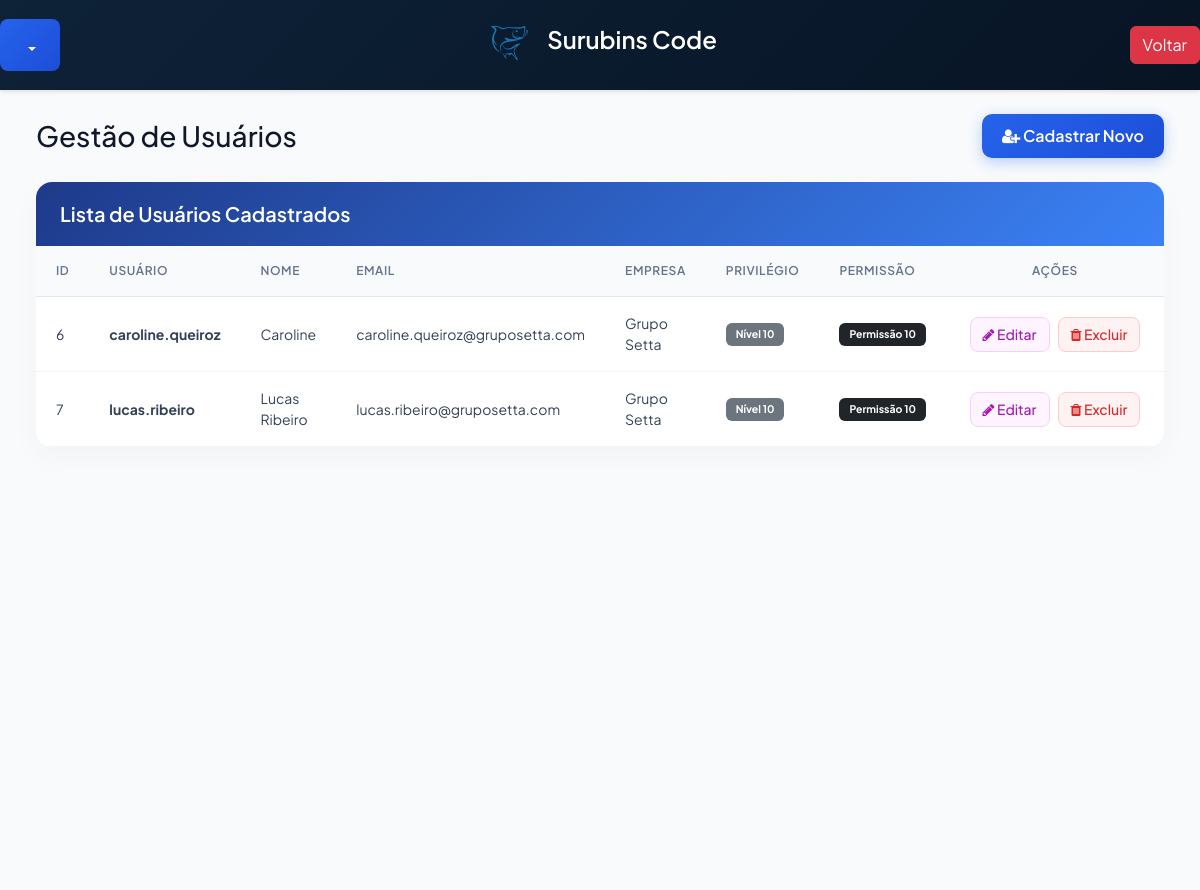
The app's page /src/pages/cadusu/CadUsu.php with its own data.
### tables this page shows
CREATE TABLE `cadusu` (
  `id` int(4) NOT NULL,
  `nome` varchar(225) NOT NULL,
  `usuario` varchar(255) NOT NULL,
  `senha` varchar(255) NOT NULL,
  `email` varchar(255) NOT NULL,
  `empresa` varchar(225) NOT NULL,
  `privilegio` int(10) NOT NULL,
  `permissao` int(10) NOT NULL
);

### src/controllers/UserController.php (called while the page is built, shortened)
<?php
	require_once __Dir__ . '/../classes/User.php';
	class UserController{
		private $user;
		public function __construct($pdo){
			$this->user = new User($pdo);
		}
		public function inicio(){
			return $this->user->read();
		}
	}
?>

### src/classes/User.php (called while the page is built, shortened)
<?php
class User{
	private $pdo;
	public function __construct($pdo){
		$this->pdo = $pdo;
	}
	public function read(){
		$sql = "SELECT * FROM cadusu ";
		$stmt = $this->pdo->query($sql);
		return $stmt->fetchAll(PDO::FETCH_ASSOC);
	}
}

### src/pages/cadusu/CadUsu.php (the view, shortened to what this page needs)
<?php
    require_once __DIR__ . '../../../../config/conexao.php';
    require_once __DIR__ . '/../../controllers/UserController.php';
    $userController = new UserController($pdo);
    $users = $userController->inicio();
?>
<!DOCTYPE html>
<html lang="pt-BR">
<head>
    <link rel="stylesheet" href="https://cdn.jsdelivr.net/npm/bootstrap@5.3.8/dist/css/bootstrap.min.css">
    <link rel="stylesheet" href="https://cdn.lineicons.com/5.0/lineicons.css">
    <link rel="stylesheet" href="https://cdnjs.cloudflare.com/ajax/libs/font-awesome/4.7.0/css/font-awesome.min.css">
    <link rel="stylesheet" href="../../../Paginas/style.css?v=<?= time() ?>">
</head>
<body>
    <?php include '../../comum/navibar.php'; ?>
    <div class="wrapper">
        <div class="main p-4">
            <div class="container mb-4 d-flex justify-content-between align-items-center">
                <h1 class="h3 font-weight-bold" style="color: #0f172a; margin: 0;">Gestão de Usuários</h1>
                <button id="openPopup" class="btn-create-trigger"><i class="fa fa-user-plus"></i> Cadastrar Novo</button>
            </div>
            <div class="container">
                <div class="card">
                    <div class="card-header">
                        <h3>Lista de Usuários Cadastrados</h3>
                    </div>
                    <div class="card-body p-0">
                        <div class="table-responsive">
                            <table class="table table-hover">
                                <thead>
                                    <tr>
                                        <th>ID</th>
                                        <th>USUÁRIO</th>
                                        <th>NOME</th>
                                        <th>EMAIL</th>
                                        <th>EMPRESA</th>
                                        <th>PRIVILÉGIO</th>
                                        <th>PERMISSÃO</th>
                                        <th class="text-center" style="width: 220px;">AÇÕES</th>
                                    </tr>
                                </thead>
                                <tbody>
                                <?php foreach ($users as $user): ?>
                                    <tr>
                                        <td><?= htmlspecialchars($user['id']) ?></td>
                                        <td><strong><?= htmlspecialchars($user['usuario']) ?></strong></td>
                                        <td><?= htmlspecialchars($user['nome']) ?></td>
                                        <td><?= htmlspecialchars($user['email']) ?></td>
                                        <td><?= htmlspecialchars($user['empresa']) ?></td>
                                        <td><span class="badge bg-secondary" style="padding: 6px 10px; border-radius: 6px;">Nível <?= htmlspecialchars($user['privilegio']) ?></span></td>
                                        <td><span class="badge bg-dark" style="padding: 6px 10px; border-radius: 6px;">Permissão <?= htmlspecialchars($user['permissao']) ?></span></td>
                                        <td class="text-center">
                                            <div class="d-flex justify-content-center gap-2">
                                                <button class="btn-action-edit edit-btn"
                                                    data-id="<?= htmlspecialchars($user['id'] ?? '') ?>"
                                                    data-usuario="<?= htmlspecialchars($user['usuario'] ?? '') ?>"
                                                    data-nome="<?= htmlspecialchars($user['nome'] ?? '') ?>"
                                                    data-email="<?= htmlspecialchars($user['email'] ?? '') ?>"
                                                    data-empresa="<?= htmlspecialchars($user['empresa'] ?? '') ?>"
                                                    data-privilegio="<?= htmlspecialchars($user['privilegio'] ?? '') ?>"
                                                    data-permissao="<?= htmlspecialchars($user['permissao'] ?? '') ?>">
                                                    <i class="fa fa-pencil"></i> Editar
                                                </button>
                                                <form style="display: inline;" method="POST" onsubmit="return confirm('Tem certeza que deseja excluir o usuário <?= htmlspecialchars(addslashes($user['nome'])) ?>?');">
                                                    <button type="submit" name="delete" class="btn-action-delete"><i class="fa fa-trash"></i> Excluir</button>
                                                </form>
                                            </div>
                                        </td>
                                    </tr>
                                <?php endforeach; ?>
                                </tbody>
                            </table>
                        </div>
                    </div>
                </div>
            </div>
        </div>
    </div>
</body>
</html>

### src/Comum/navibar.php (shortened to what this page needs)
<nav class="navbar navbar-light navbar-custom">
<div class="btn-group ">
  <button class="btn btn-navbar dropdown-toggle" type="button" id="toggle-btn" data-bs-toggle="dropdown" data-bs-auto-close="false" aria-expanded="false">
  </button>
</div>
  <div class="sidebar_logo">
      <img src="./img/logo.png" class="mb-1" height="70" width="70" >
        <a class="sidebar-item-logo">
          <span>Surubins Code</span>
        </a>
  </div>
  <li class="sidebar-item">
    <a href="../../../inicio.php" class="btn btn-danger">Voltar</a>
 </li>
</nav>

### Paginas/style.css (style rules this page uses)
a { text-decoration: none; }
li { list-style: none; }
h1 { font-weight: 600; font-size: 1.5rem; }
body { font-family: 'Plus Jakarta Sans', 'Poppins', sans-serif; background-color: #f8fafc; color: #1e293b; }
.wrapper { display: flex; }
.main { min-height: 100vh; width: 100%; overflow: hidden; transition: all 0.35s ease-in-out; background-color: #f8fafc; }
.navbar-custom { background: linear-gradient(135deg, #0e2238, #071424); box-shadow: 0 2px 4px rgba(0,0,0,0.1); }
.btn-navbar { background: linear-gradient(135deg, #2563eb, #1d4ed8); color: white; padding: 8px 16px; border-radius: 8px; font-weight: 600; border: none; transition: all 0.2s ease; }
#toggle-btn { background-color: transparent; cursor: pointer; border: 0; padding: 0.5rem 1.5rem; }
.sidebar_logo { margin: auto 0; padding-left: 0.1rem; }
.sidebar_logo a { color: #FFF; font-size: 1.5rem; font-weight: 600; }
.sidebar-item { position: relative; }
.sidebar-item-logo { position: relative; }
.container { max-width: 1400px; }
.card { border: none; border-radius: 16px; box-shadow: 0 10px 30px rgba(0,0,0,0.03); overflow: hidden; background-color: #ffffff; }
.card-header { background: linear-gradient(135deg, #1e3a8a, #3b82f6); color: white; padding: 20px 24px; border: none; }
.card-header h3 { font-size: 1.25rem; font-weight: 600; margin: 0; }
.table { margin-bottom: 0; vertical-align: middle; }
.table th { background-color: #f8fafc; color: #64748b; font-weight: 600; text-transform: uppercase; font-size: 0.75rem; letter-spacing: 0.05em; padding: 16px 20px; border-bottom: 1px solid #e2e8f0; }
.table td { padding: 16px 20px; color: #334155; font-size: 0.875rem; border-bottom: 1px solid #f1f5f9; }
.btn-create-trigger { background: linear-gradient(135deg, #2563eb, #1d4ed8); color: white; padding: 10px 20px; border-radius: 10px; font-weight: 600; box-shadow: 0 4px 14px rgba(37, 99, 235, 0.3); transition: all 0.2s ease; border: none; }
.btn-action-edit { background: #fdf4ff; color: #a21caf; border: 1px solid #f5d0fe; padding: 6px 12px; border-radius: 8px; font-weight: 500; transition: all 0.2s; }
.btn-action-delete { background: #fef2f2; color: #dc2626; border: 1px solid #fecaca; padding: 6px 12px; border-radius: 8px; font-weight: 500; transition: all 0.2s; }

### records on screen
cadusu: id "6", usuario "caroline.queiroz", nome "Caroline", email "caroline.queiroz@gruposetta.com", empresa "Grupo Setta", privilegio "10", permissao "10"
cadusu: id "7", usuario "lucas.ribeiro", nome "Lucas Ribeiro", email "lucas.ribeiro@gruposetta.com", empresa "Grupo Setta", privilegio "10", permissao "10"
